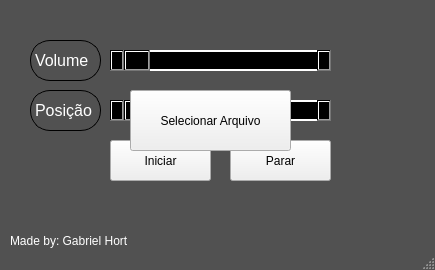
<?xml version="1.0" encoding="UTF-8"?>
<ui version="4.0">
 <class>MediaPlayer</class>
 <widget class="QMainWindow" name="MediaPlayer">
  <property name="geometry">
   <rect>
    <x>0</x>
    <y>0</y>
    <width>435</width>
    <height>270</height>
   </rect>
  </property>
  <property name="windowTitle">
   <string>MediaPlayer</string>
  </property>
  <property name="styleSheet">
   <string notr="true">#MediaPlayer {background-color: rgb(81, 81, 81);}</string>
  </property>
  <widget class="QWidget" name="centralwidget">
   <property name="styleSheet">
    <string notr="true"/>
   </property>
   <widget class="QPushButton" name="start">
    <property name="geometry">
     <rect>
      <x>110</x>
      <y>140</y>
      <width>101</width>
      <height>41</height>
     </rect>
    </property>
    <property name="text">
     <string>Iniciar</string>
    </property>
   </widget>
   <widget class="QPushButton" name="stop">
    <property name="geometry">
     <rect>
      <x>230</x>
      <y>140</y>
      <width>101</width>
      <height>41</height>
     </rect>
    </property>
    <property name="text">
     <string>Parar</string>
    </property>
   </widget>
   <widget class="QScrollBar" name="volume">
    <property name="geometry">
     <rect>
      <x>110</x>
      <y>50</y>
      <width>221</width>
      <height>21</height>
     </rect>
    </property>
    <property name="styleSheet">
     <string notr="true">border: 2px solid white;
border-radius: 14px;
background-color: black;</string>
    </property>
    <property name="orientation">
     <enum>Qt::Horizontal</enum>
    </property>
   </widget>
   <widget class="QScrollBar" name="posicao">
    <property name="geometry">
     <rect>
      <x>110</x>
      <y>100</y>
      <width>221</width>
      <height>21</height>
     </rect>
    </property>
    <property name="styleSheet">
     <string notr="true">border: 2px solid white;
border-radius: 14px;
background-color: black;</string>
    </property>
    <property name="orientation">
     <enum>Qt::Horizontal</enum>
    </property>
   </widget>
   <widget class="QPushButton" name="pushButton">
    <property name="geometry">
     <rect>
      <x>130</x>
      <y>90</y>
      <width>161</width>
      <height>61</height>
     </rect>
    </property>
    <property name="text">
     <string>Selecionar Arquivo</string>
    </property>
   </widget>
   <widget class="QLabel" name="posicaoLabel">
    <property name="enabled">
     <bool>true</bool>
    </property>
    <property name="geometry">
     <rect>
      <x>30</x>
      <y>90</y>
      <width>71</width>
      <height>41</height>
     </rect>
    </property>
    <property name="styleSheet">
     <string notr="true">background-color: rgb(81, 81, 81);
border: 1px solid black;
border-radius: 20px;
color: white;
font-size: 16px;</string>
    </property>
    <property name="text">
     <string>Posição</string>
    </property>
   </widget>
   <widget class="QLabel" name="volumeLabel">
    <property name="enabled">
     <bool>true</bool>
    </property>
    <property name="geometry">
     <rect>
      <x>30</x>
      <y>40</y>
      <width>71</width>
      <height>41</height>
     </rect>
    </property>
    <property name="styleSheet">
     <string notr="true">background-color: rgb(81, 81, 81);
border: 1px solid black;
border-radius: 20px;
color: white;
font-size: 16px;</string>
    </property>
    <property name="text">
     <string>Volume</string>
    </property>
   </widget>
   <widget class="QLabel" name="label">
    <property name="geometry">
     <rect>
      <x>10</x>
      <y>230</y>
      <width>131</width>
      <height>21</height>
     </rect>
    </property>
    <property name="styleSheet">
     <string notr="true">color: white;</string>
    </property>
    <property name="text">
     <string>Made by: Gabriel Hort</string>
    </property>
   </widget>
  </widget>
  <widget class="QMenuBar" name="menubar">
   <property name="geometry">
    <rect>
     <x>0</x>
     <y>0</y>
     <width>435</width>
     <height>21</height>
    </rect>
   </property>
  </widget>
  <widget class="QStatusBar" name="statusbar"/>
 </widget>
 <resources/>
 <connections/>
</ui>
